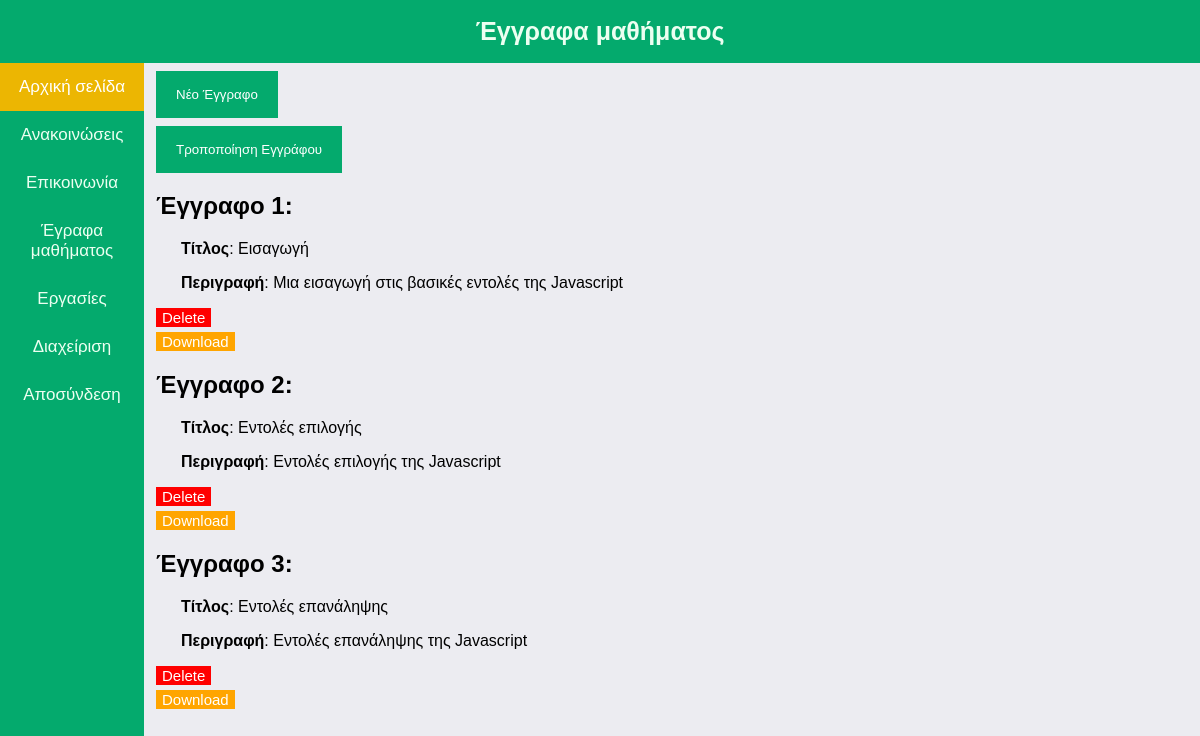
The app's page /LearnJS/documents.php (signed in) with its own data.
### tables this page shows
CREATE TABLE `documents` (
  `docID` int(11) NOT NULL,
  `title` varchar(100) NOT NULL,
  `description` varchar(100) NOT NULL,
  `filePath` varchar(100) NOT NULL
);

### LearnJS/documents.php (the view, shortened to what this page needs)
<!DOCTYPE html>
<html lang="en" dir="ltr">
  <head>
    <link rel="stylesheet" href="styles.css">
  </head>
  <body>
    <div class="header">
      <h1>Έγγραφα μαθήματος</h1>
    </div>
  <?php
        include_once 'navBar.php';
        require_once 'assets/dbHandler.php';
  ?>
  <div class="box news">
    <button onclick="openForm()" id="open-button">Νέο Έγγραφο</button>
    <button onclick="openForm1()" id="open-button1">Τροποποίηση Εγγράφου</button>
      <?php
        $sql = "SELECT * FROM documents;";
        $result = mysqli_query($conn,$sql);
        while ($row = mysqli_fetch_assoc($result)) {
          echo "<h2>Έγγραφο " . $row['docID'] . ":</h2>"
          . "<p><strong>Τίτλος</strong>: " . $row['title'] . "</p>"
          . "<p><strong>Περιγραφή</strong>: " . $row['description'] . "</p>"
          . "<form action='assets/upload.php' method='post'><button id='delete' name='delete' type='delete' value='" . $row['docID'] . "'>Delete</button></form>"
          . "<a href='" . $row['filePath'] . "' download='" . $row['title'] . "'><button id='download'type='button'>Download</button></a>";
         }
      ?>
    </div>
  </body>
</html>

### LearnJS/styles.css (style rules this page uses)
body { background-color:#ececf1; margin: 0; height: 100%; font-family: Arial, Helvetica, sans-serif; }
.header { background-color: #04AA6D ; overflow: hidden; }
.header h1 { text-align: center; font-size: 25px; color: #ecfff1; }
.box { margin-left: 13%; margin-right:1%; }
.news { text-align: left; }
body a { text-decoration: none; color: #04AA6D; }
.news p { text-align: left; margin-left:25px; }
#open-button, #open-button1 { display: block; background-color: #04AA6D; color: white; padding: 16px 20px; margin: 8px 0; border: none; width: fit-content; cursor: pointer; }
#delete { background-color: red; color: white; border: none; cursor: pointer; width: fit-content; font-size: 15px; }
#download { background-color: orange; margin-top:5px; color: white; border: none; cursor: pointer; width: fit-content; font-size: 15px; }

### records on screen
documents: docID "1", title "Εισαγωγή", description "Μια εισαγωγή στις βασικές εντολές της Javascript"
documents: docID "2", title "Εντολές επιλογής", description "Εντολές επιλογής της Javascript"
documents: docID "3", title "Εντολές επανάληψης", description "Εντολές επανάληψης της Javascript"
